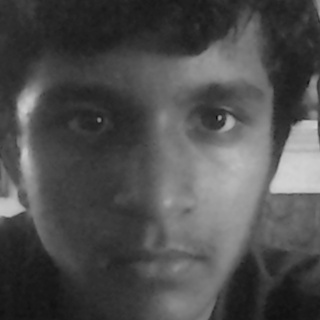
#> input picture face_images/face_100.jpg, 320 x 320 px, given in place of the camera
$ python -i flite_experiment.py   (imports and definitions only)
#> lines starting #> are read from the running program, lines starting #| are printed output that depends on the picture
#> the loop in collect_data, `for i in range(num_samples):` made 1 pass
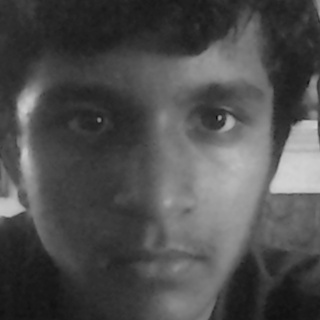
#> input picture face_images/face_100.jpg, 320 x 320 px, given in place of the camera
#> in collect_data, frame is the input picture: shape (320, 320, 3); min 12, max 210, mean 78.3
#> after the loop in collect_data, `for i in range(num_samples):`: test_data = []
import tensorflow as tf
import cv2
import numpy as np

# Define the model architecture
# [9 lines that did not run here, left out]

# Add regularization to the model
# [12 lines not run here, left out]


def process_frame(frame):
    # Convert frame to grayscale
    gray_frame = cv2.cvtColor(frame, cv2.COLOR_BGR2GRAY)

    # Apply blur
    blurred_frame = cv2.GaussianBlur(gray_frame, (5, 5), 0)

    # Apply erosion and dilation
    kernel = cv2.getStructuringElement(cv2.MORPH_RECT, (5, 5))
#> kernel = [[1, 1, 1, 1, 1], [1, 1, 1, 1, 1], [1, 1, 1, 1, 1], [1, 1, 1, 1, 1], [1, 1, 1, 1, 1]]
    processed_frame = cv2.morphologyEx(blurred_frame, cv2.MORPH_OPEN, kernel)

    # Rotate 90 degrees
    rotated_frame = cv2.rotate(processed_frame, cv2.ROTATE_90_CLOCKWISE)
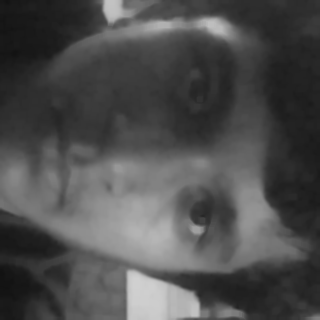
#> rotated_frame: shape (320, 320); min 18, max 208, mean 77.8

    return rotated_frame


def collect_data(num_samples):
    # Initialize the webcam
    cap = cv2.VideoCapture(0)

    # Initialize lists to store training and testing data
    train_data = []
    train_labels = []
    test_data = []
    test_labels = []

    # Collect data from the webcam
    for i in range(num_samples):
        # Read frame from the webcam
        ret, frame = cap.read()

        # Preprocess the frame (resize, normalize, etc.)
        preprocessed_frame = preprocess(frame)

        # Display the frame
        cv2.imshow("Collecting Data", frame)

        # Collect training data for the first half of the samples
        if i < num_samples // 2:
            train_data.append(preprocessed_frame)
            train_labels.append(label)
        # Collect testing data for the second half of the samples
        else:
            test_data.append(preprocessed_frame)
            test_labels.append(label)

        # Break the loop if 'q' is pressed
        if cv2.waitKey(1) & 0xFF == ord("q"):
            break

    # Release the webcam and close the window
    cap.release()
    cv2.destroyAllWindows()

    # Convert the data lists to numpy arrays
    train_data = np.array(train_data)
    train_labels = np.array(train_labels)
    test_data = np.array(test_data)
    test_labels = np.array(test_labels)

    return train_data, train_labels, test_data, test_labels


# Collect training and testing data sets
# [1 line that did not run here, left out]

# Train the model
# [1 line not run here, left out]

# Evaluate the model on the testing data
# [1 line that did not run here, left out]
# [2 lines not run here, left out]

>>> import cv2
>>> picture = cv2.imread('../face_images/face_100.jpg')
>>> result = process_frame(picture)
